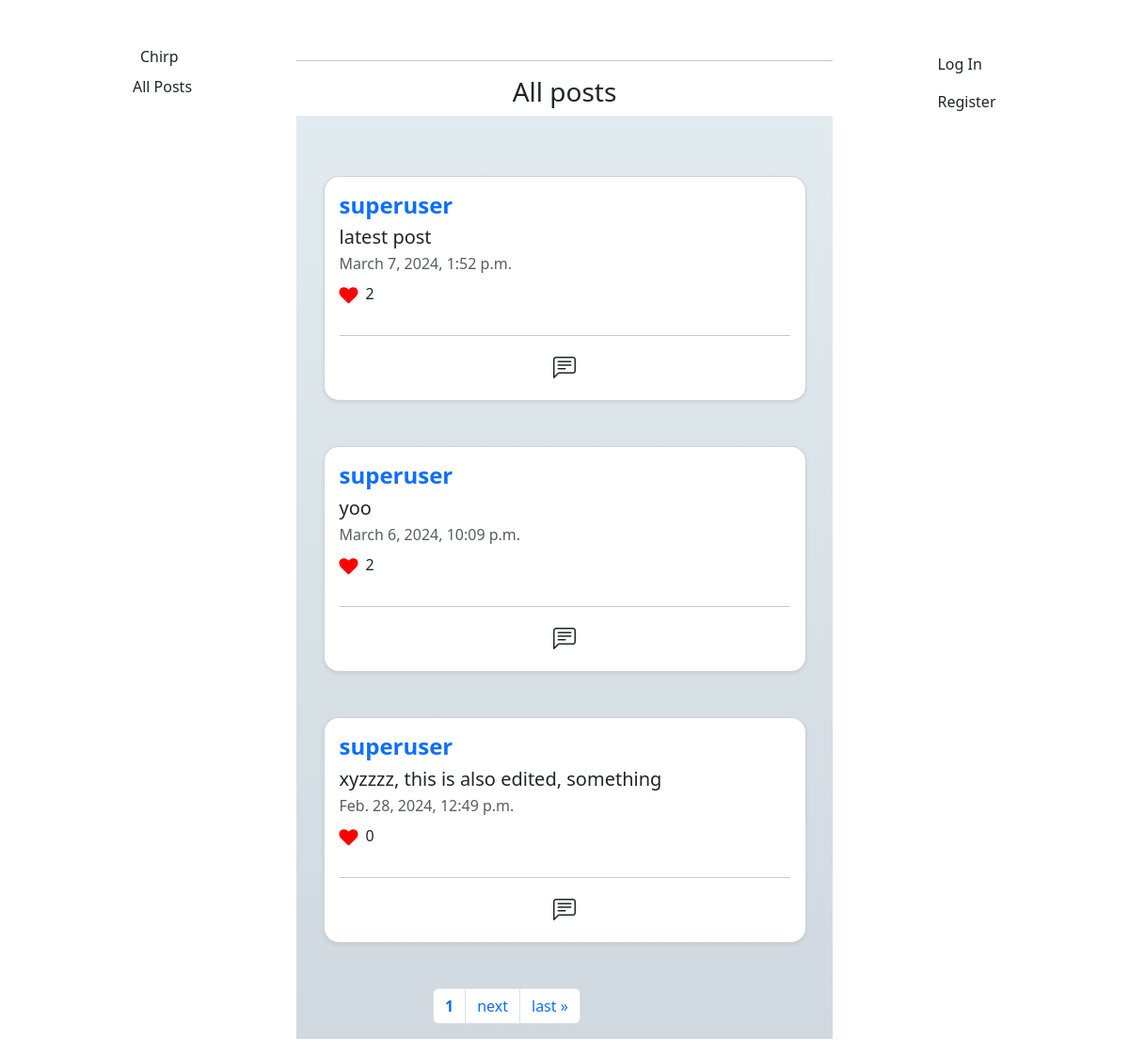
/, run on an earlier commit of the app's database.
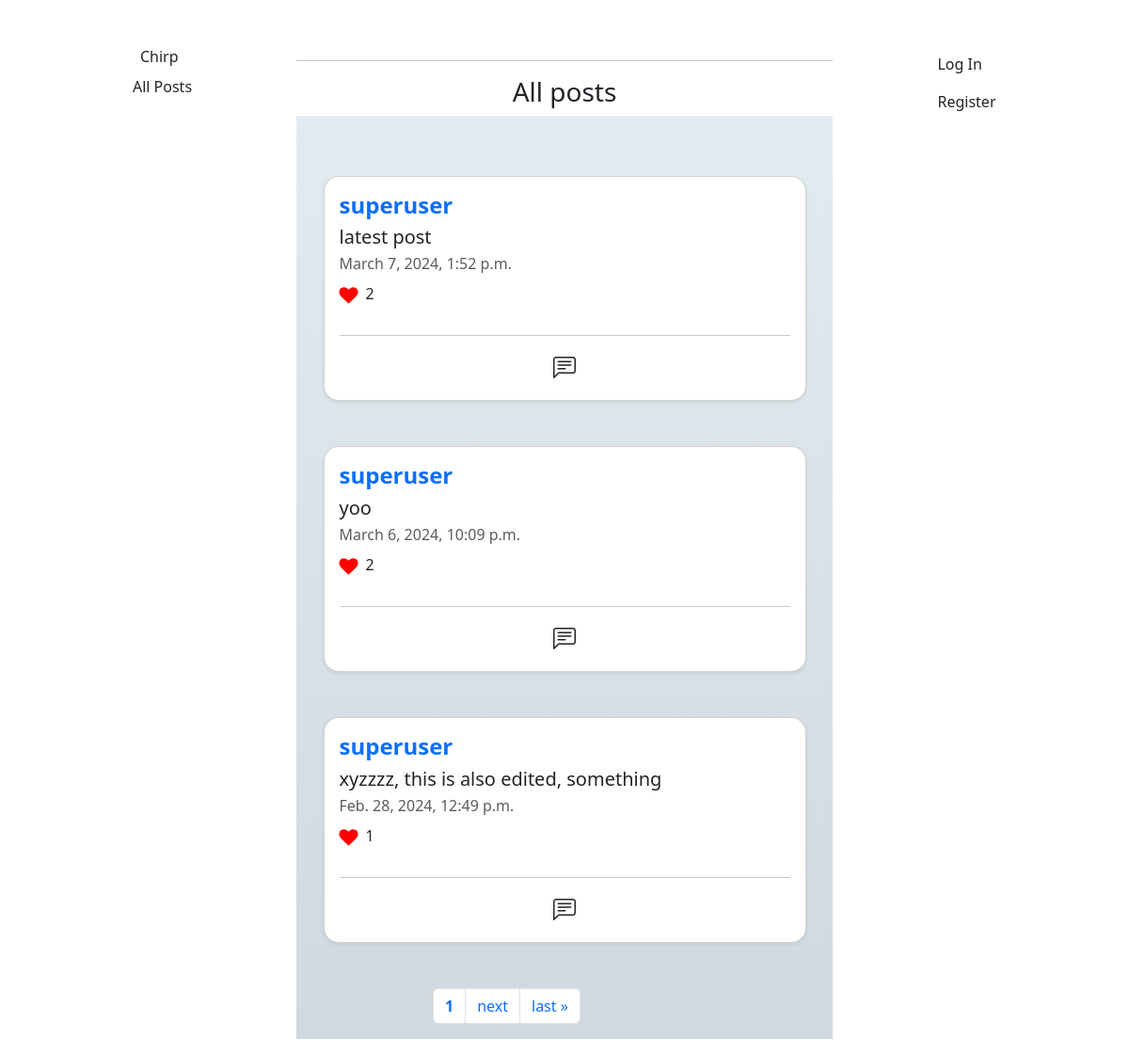
And on a later commit of the database.
### network/models.py (models this page shows)
class Posts(models.Model):
    username = models.ForeignKey('User', null=True, on_delete=models.SET_NULL, related_name='all_posts')
    post_content = models.CharField(max_length=1000)
    creation_time = models.DateTimeField(auto_now_add=True, blank=True, null=True)
    likes = models.IntegerField(default=0)
    liked_by = models.ManyToManyField('User', blank=True, related_name='likes')

class User(AbstractUser, models.Model):
    follower_count = models.IntegerField(default=0)
    following_count = models.IntegerField(default=0)
    follower_list = models.ManyToManyField('User', blank=True, related_name='followers')
    following_list = models.ManyToManyField('User', blank=True, related_name='following')

### network/views.py (the view)
# urls.py: path("", views.index, name="index"),
def index(request):
    posts = Posts.objects.all().order_by('-creation_time')
    paginator = Paginator(posts, 3)
    page_number = request.GET.get("page")
    page_obj = paginator.get_page(page_number)
    return render(request, "network/index.html", {
        "post_form": PostForm(),
        "all_posts": page_obj,
        "all_comments": Comments.objects.all()
    })

### network/templates/network/index.html (shortened to what this page needs)
{% extends "network/layout.html" %}
{% load static %}
{% block body %}
  <hr>
  <h3 class="text-center">All posts </h3>
  <div class="pt-3" style="background: linear-gradient(to top, #cfd9df 0%, #e2ebf0 100%);">
    {% for post in all_posts %}
    <div class="product-container rounded-4 container-fluid card my-5 shadow-sm p-3" style="width: 90%;">
      <div class="d-flex justify-content-between">
        <a class="text-decoration-none" href="{% url 'profile' post.username %}">
          <h4 class="fw-bold">{{ post.username }}</h4>
        </a>
      </div>
      <h5 id="post-{{post.id}}">{{ post.post_content }}</h5>
      <p class="card-subtitle mb-2 text-muted">{{ post.creation_time }}</p>
      <div class="d-flex">
        <i class="fa fa-heart pt-1" style="font-size:20px;color:red"></i>
        <p class="px-2" id="likecount-{{post.id}}">{{ post.likes }}</p>
      </div>
      <hr>
      <div class="d-flex justify-content-around">
        <div id="loadcomment-{{post.id}}" onclick="load_comments(id)">
          <i class="bi bi-chat-left-text" style="font-size: 24px;"></i>
        </div>
      </div>
    </div>
  {% endfor %}
  <div class="product-container container-fluid" style="width: 25rem;">
    <ul class="pagination px-5">
      <li class="page-item">
          <p class="page-link fw-bold">{{ all_posts.number }}</p>
      </li>
      {% if all_posts.has_next %}
        <li class="page-item">
          <a href="?page={{ all_posts.next_page_number }}" class="page-link">next</a>
        </li>
        <li class="page-item">
          <a href="?page={{ all_posts.paginator.num_pages }}" class="page-link">last &raquo;</a>
        </li>
      {% endif %}
    </ul>
  </div>
  </div>
{% endblock %}

### network/templates/network/layout.html (shortened to what this page needs)
{% load static %}
<!DOCTYPE html>
<html lang="en">
    <head>
        <link rel="stylesheet" href="https://cdn.jsdelivr.net/npm/bootstrap@5.3.2/dist/css/bootstrap.min.css">
        <link rel="stylesheet" href="https://cdn.jsdelivr.net/npm/bootstrap-icons@1.3.0/font/bootstrap-icons.css">
        <link rel="stylesheet" href="https://cdnjs.cloudflare.com/ajax/libs/font-awesome/4.7.0/css/font-awesome.min.css">
        <link href="{% static 'network/styles.css' %}" rel="stylesheet">
    </head>
    <body>
        <div class="container">
            <div class="row">
                <div class="col-md-3 pt-5 d-flex justify-content-center">
                    <nav class="navigation-bar">
                        <ul class="navbar-nav d-flex flex-column">
                            <li class="nav-item">
                                <a class="navbar-brand mx-2" href="#">Chirp</a>
                            </li>
                            <li class="nav-item">
                                <a class="nav-link" href="{% url 'index' %}">All Posts</a>
                            </li>
                        </ul>
                      </nav>
                </div>
                <div class="col-md-6 pt-5 px-0">
                    {% block body %}
                    {% endblock %}
                </div>
                <div class="col-md-3 pt-5 d-flex justify-content-center">
                    <nav class="navigation-bar">
                        <ul class="navbar-nav d-flex flex-column">
                        {% if user.is_authenticated %}
                            <li class="nav-item">
                                <a class="nav-link" href="{% url 'following' %}">Following</a>
                            </li>
                            <li class="nav-item">
                                <a class="nav-link" href="{% url 'logout' %}">Log Out</a>
                            </li>
                        {% else %}
                            <li class="nav-item">
                                <a class="nav-link" href="{% url 'login' %}">Log In</a>
                            </li>
                            <li class="nav-item">
                                <a class="nav-link" href="{% url 'register' %}">Register</a>
                            </li>
                        {% endif %}
                        </ul>
                      </nav>
                </div>
            </div>
        </div>
    </body>
</html>

### network/static/network/styles.css (style rules this page uses)
.navigation-bar { position: relative; }
@media (min-width: 768px) { .navigation-bar { position: fixed; } }

What changed in the data, as far as the page shows it:
changed Posts "xyzzzz, this is also edited, something": likes "0" → "1"
